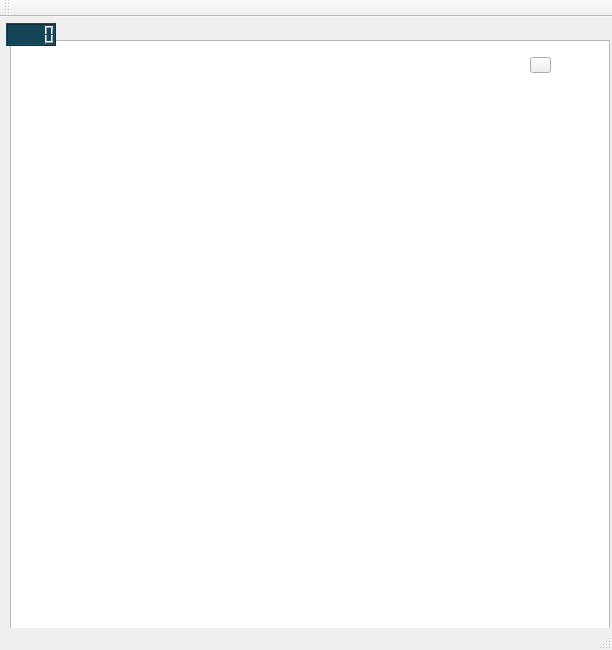
<?xml version="1.0" encoding="UTF-8"?>
<ui version="4.0">
 <class>MainWindow</class>
 <widget class="QMainWindow" name="MainWindow">
  <property name="geometry">
   <rect>
    <x>0</x>
    <y>0</y>
    <width>612</width>
    <height>650</height>
   </rect>
  </property>
  <property name="minimumSize">
   <size>
    <width>612</width>
    <height>650</height>
   </size>
  </property>
  <property name="maximumSize">
   <size>
    <width>612</width>
    <height>650</height>
   </size>
  </property>
  <property name="windowTitle">
   <string>神奇小妖怪</string>
  </property>
  <widget class="QWidget" name="centralWidget">
   <widget class="QGraphicsView" name="graphicsView">
    <property name="geometry">
     <rect>
      <x>10</x>
      <y>23</y>
      <width>600</width>
      <height>630</height>
     </rect>
    </property>
   </widget>
   <widget class="QLCDNumber" name="lcdNumber">
    <property name="geometry">
     <rect>
      <x>6</x>
      <y>6</y>
      <width>50</width>
      <height>23</height>
     </rect>
    </property>
    <property name="maximumSize">
     <size>
      <width>50</width>
      <height>23</height>
     </size>
    </property>
    <property name="cursor">
     <cursorShape>CrossCursor</cursorShape>
    </property>
    <property name="styleSheet">
     <string notr="true">
color: rgb(85, 170, 0);
background-color: rgb(20, 69, 87);
border-color: rgb(255, 255, 255);</string>
    </property>
   </widget>
   <widget class="QPushButton" name="pushButton">
    <property name="geometry">
     <rect>
      <x>530</x>
      <y>40</y>
      <width>21</width>
      <height>16</height>
     </rect>
    </property>
    <property name="styleSheet">
     <string notr="true">border-image: url(:/monster/pic/stop.png);</string>
    </property>
    <property name="text">
     <string/>
    </property>
   </widget>
  </widget>
  <widget class="QMenuBar" name="menuBar">
   <property name="geometry">
    <rect>
     <x>0</x>
     <y>0</y>
     <width>612</width>
     <height>22</height>
    </rect>
   </property>
  </widget>
  <widget class="QToolBar" name="mainToolBar">
   <attribute name="toolBarArea">
    <enum>TopToolBarArea</enum>
   </attribute>
   <attribute name="toolBarBreak">
    <bool>false</bool>
   </attribute>
  </widget>
  <widget class="QStatusBar" name="statusBar"/>
 </widget>
 <layoutdefault spacing="6" margin="11"/>
 <resources/>
 <connections/>
</ui>
